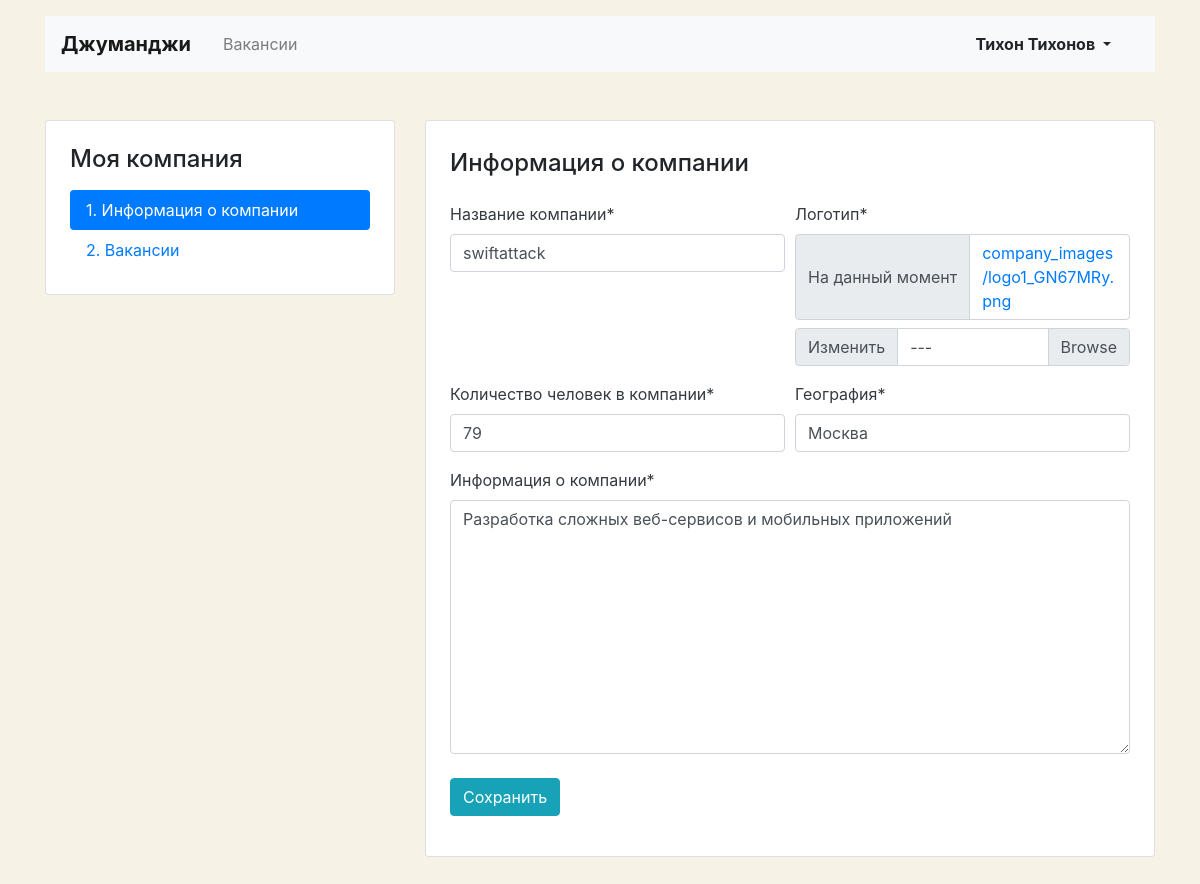
The page /mycompany/ (signed in) on the database its author committed.
### junior/models.py (models this page shows, shortened)
class Company(models.Model):
    name = models.CharField(max_length=64)
    location = models.CharField(max_length=64)
    logo = models.ImageField(upload_to=MEDIA_COMPANY_IMAGE_DIR)
    description = models.TextField()
    employee_count = models.IntegerField()
    owner = models.OneToOneField(User, on_delete=models.CASCADE, null=True)

### junior/views/account.py (the view, shortened to what this page needs)
# urls.py: path('mycompany/', MyCompanyView.as_view(), name='my_company'),
@method_decorator(login_required, name='dispatch')
class MyCompanyView(View):
    def get(self, request):
        if not Company.objects.filter(owner_id=request.user.id).exists():
            return render(request, 'junior/company-create.html')
        company = Company.objects.get(owner_id=request.user.id)
        context = {
            'form': EditCompanyForm(instance=company),
        }
        return render(request, 'junior/company-edit.html', context)

### junior/forms.py
class EditCompanyForm(forms.ModelForm):
    class Meta:
        model = Company
        fields = ['name', 'location', 'logo', 'description', 'employee_count']
        labels = {
            'name': 'Название компании',
            'location': 'География',
            'logo': 'Логотип',
            'description': 'Информация о компании',
            'employee_count': 'Количество человек в компании',
        }
    def __init__(self, *args, **kwargs):
        super().__init__(*args, **kwargs)
        self.helper = FormHelper()
        self.helper.form_method = 'post'
        self.helper.label_class = 'mb-2 text-dark'
        self.helper.add_input(Submit('submit', 'Сохранить', css_class='btn btn-info'))
        self.helper.layout = Layout(
            Row(
                Column('name'), Column('logo'),
            ),
            Row(
                Column('employee_count'), Column('location'),
            ),
            Row(
                Column('description'),
            ),
        )

### junior/templates/junior/company-edit.html (shortened to what this page needs)
{% extends './base.html' %}
{% block content %}
  <main class="container mt-3 pb-5">
    <div class="row mt-5">
      {% include './my-area-nav.html' %}
      <div class="col-12 col-lg-8">
        <div class="card">
          <div class="card-body px-4 pb-4">
            <section class="tab-pane fade show active">
              <h2 class="h4 pt-2 pb-3">Информация о&nbsp;компании</h2>
              {% load crispy_forms_tags %}
              {% crispy form form.helper %}
            </section>
          </div>
        </div>
      </div>
    </div>
  </main>
{% endblock %}

### junior/templates/junior/base.html (shortened to what this page needs)
<!DOCTYPE html>
<html lang="ru">
<head>
  <link rel="stylesheet" href="https://stackpath.bootstrapcdn.com/bootstrap/4.3.1/css/bootstrap.min.css">
</head>
<body>
  <header class="container mt-3">
    <nav class="navbar navbar-expand-lg navbar-light bg-light">
      <a class="navbar-brand mr-4 font-weight-bold" href="/">Джуманджи</a>
      <div class="collapse navbar-collapse justify-content-between" id="navbarNav">
        <ul class="navbar-nav col-10">
          <li class="nav-item {% if request.path == '/vacancies/' %}active{% endif %}">
            <a class="nav-link" href="/vacancies/">Вакансии</a>
          </li>
        </ul>
        <ul class="navbar-nav col-2 justify-content-end">
          <li class="nav-item active">
            {% if user.is_authenticated %}
              <div class="btn-group">
                <button type="button" class="btn dropdown-toggle font-weight-bold" data-toggle="dropdown" aria-haspopup="true" aria-expanded="false">
                  {{ user.first_name }} {{ user.last_name }}
                </button>
              </div>
            {% else %}
              <a href="/login/" class="nav-link font-weight-bold">Вход</a>
            {% endif %}
          </li>
        </ul>
      </div>
    </nav>
  </header>
  {% block content %} {% endblock %}
</body>
</html>

### junior/templates/junior/company-edit.html (style rules this page uses)
body { background-color: #F6F2E6; }

### rows shown on the page
Company: name "swiftattack", employee_count "79", location "Москва", description "Разработка сложных веб-сервисов и мобильных приложений"

### other values the page prints
{{ user.first_name }} "Тихон"
{{ user.last_name }} "Тихонов"
